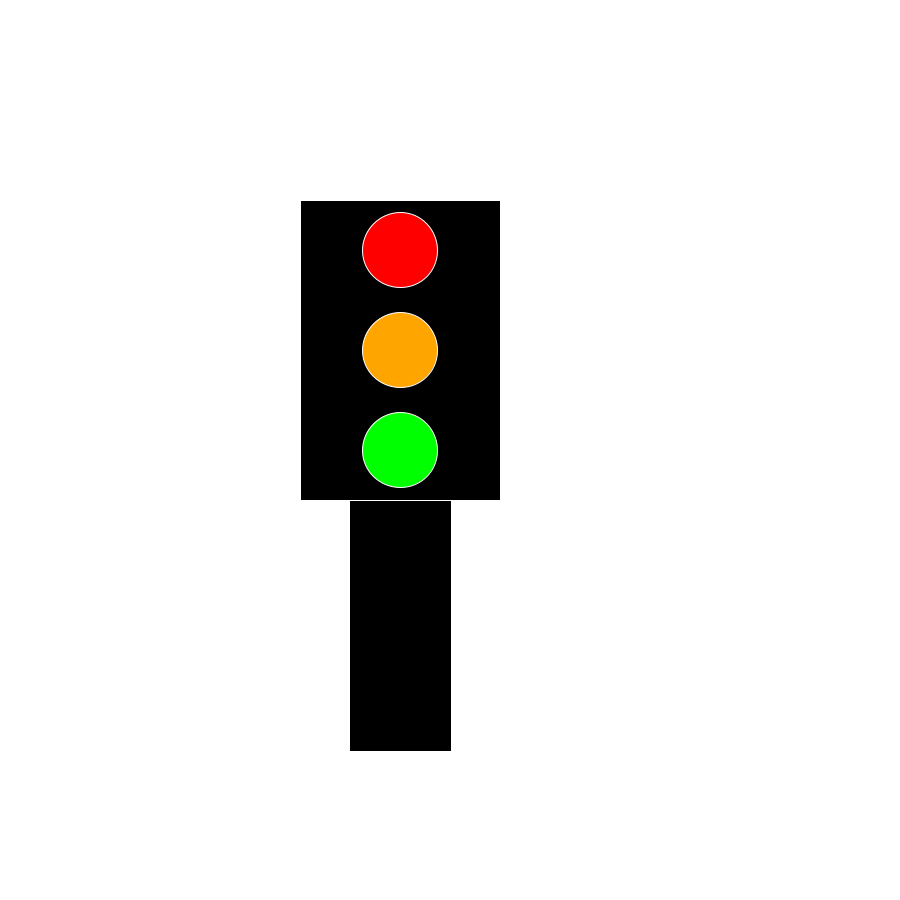
Frame 1 (no input)
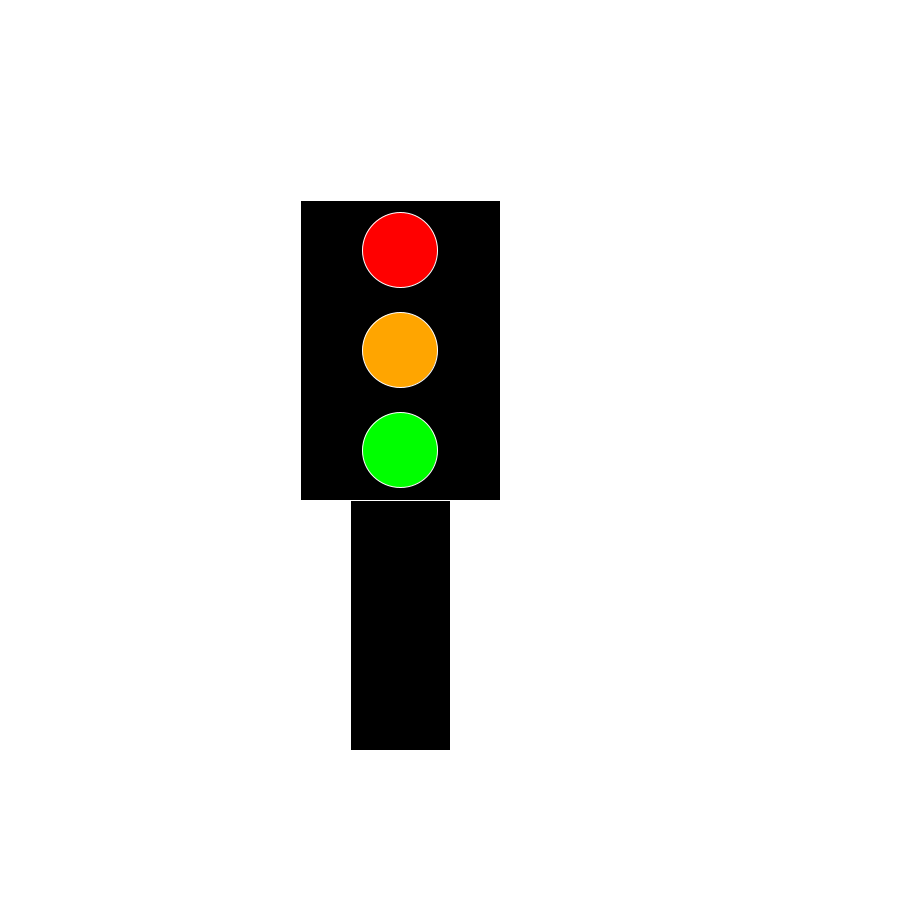
Frame 60 (the mouse pressed at the canvas centre just before this capture)
Frame 120 (the mouse held since frame 60 and released just before this capture): identical to frame 60, image omitted

The Processing sketch that drew these frames (run headless with seeded random() and noise(); from frame 60 on, the mouse is pressed at the canvas centre):

// Processing sketch: opdracht_8_1
// ── opdracht_8_1.pde
void setup() {
  size(900, 900);
}

void draw () {
  background(255, 255 , 255);
  
  fill(0, 0, 0);
  rect(350, 500, 100, 250);

  stroke(255, 255, 255);
  rect(300, 200, 200, 300);

  fill(255, 0, 0);
  ellipse(400, 250, 75, 75);

  fill(255, 165, 0);
  ellipse(400, 350, 75, 75);

  fill(0, 255, 0);
  ellipse(400, 450, 75, 75);
}
